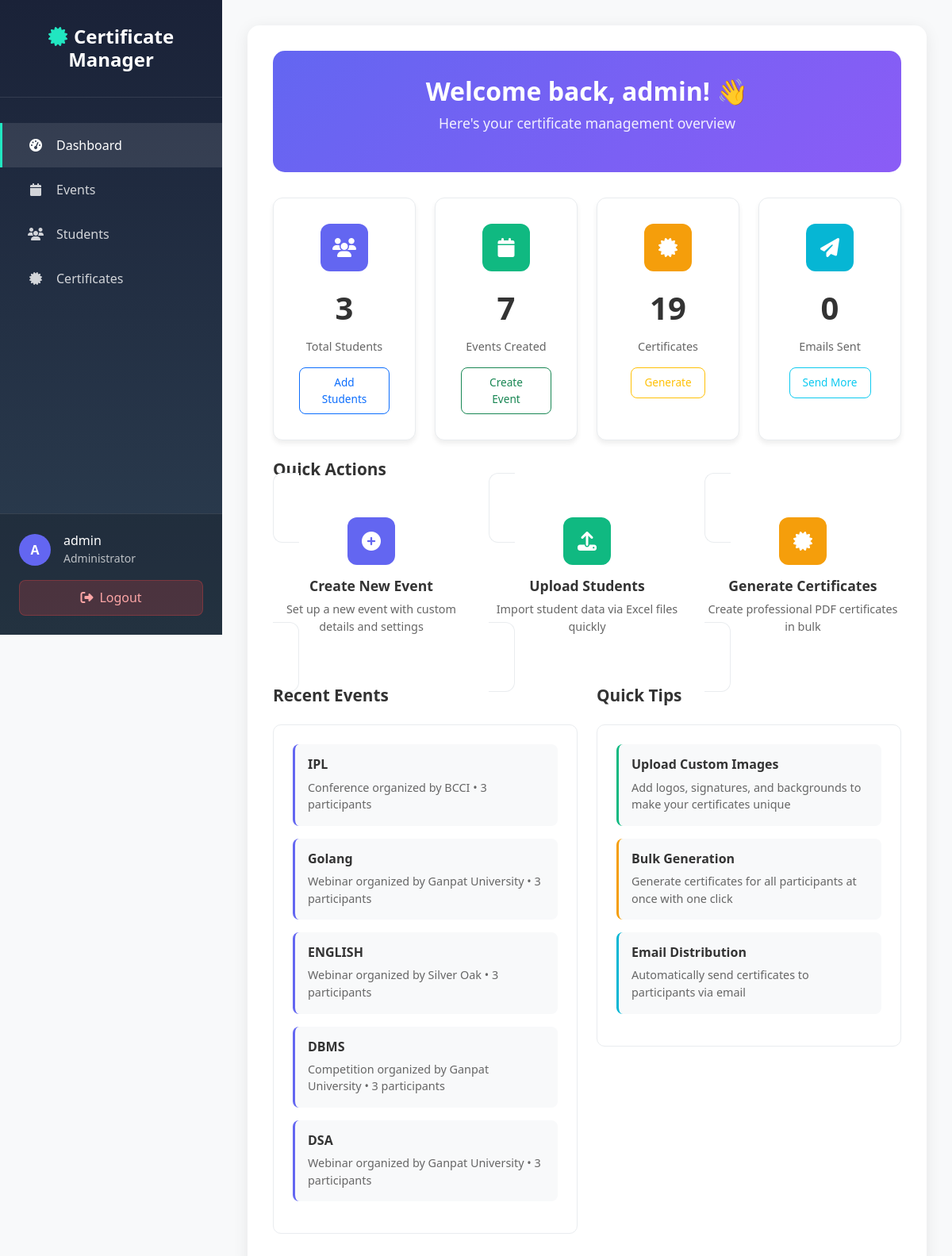
The page /dashboard (signed in) on the database its author committed.
### models.py (models this page shows, shortened)
class User(UserMixin, db.Model):
    id = db.Column(db.Integer, primary_key=True)
    username = db.Column(db.String(80), unique=True, nullable=False)
    email = db.Column(db.String(120), unique=True, nullable=False)
    password = db.Column(db.String(200), nullable=False)
    is_admin = db.Column(db.Boolean, default=False)
    created_at = db.Column(db.DateTime, default=datetime.utcnow)

class Event(db.Model):
    id = db.Column(db.Integer, primary_key=True)
    title = db.Column(db.String(200), nullable=False)
    event_type = db.Column(SQLEnum(EventType), nullable=False, default=EventType.Workshop)
    organizer = db.Column(db.String(100), nullable=False)
    date = db.Column(db.Date, nullable=False)  # Keep for compatibility if needed
    location = db.Column(db.String(200), nullable=False)
    teacher_id = db.Column(db.Integer, db.ForeignKey('user.id'), nullable=False)
    start_date = db.Column(db.Date, nullable=False)
    end_date = db.Column(db.Date, nullable=False)
    year = db.Column(db.Integer, nullable=False)
    description = db.Column(db.Text, nullable=True)
    logo_path = db.Column(db.String(255), nullable=True)
    signature_path = db.Column(db.String(255), nullable=True)
    background_path = db.Column(db.String(255), nullable=True)
    created_by = db.Column(db.Integer, nullable=True)
    created_at = db.Column(db.DateTime, default=datetime.utcnow, nullable=False)
    updated_at = db.Column(db.DateTime, default=datetime.utcnow, onupdate=datetime.utcnow, nullable=False)

### app.py (the view)
@app.route('/dashboard')
@login_required
def dashboard():
    students_count = Student.query.count()
    events_count = Event.query.count()
    certificates_count = Certificate.query.count()
    event_stats = {}
    for event_type in EventType:
        count = Event.query.filter_by(event_type=event_type).count()
        event_stats[event_type.value] = count
    recent_events = Event.query.order_by(Event.created_at.desc()).limit(5).all()
    recent_certificates = Certificate.query.order_by(Certificate.issued_date.desc()).limit(5).all()
    return render_template('dashboard.html',
                         students_count=students_count,
                         events_count=events_count,
                         certificates_count=certificates_count,
                         event_stats=event_stats,
                         recent_events=recent_events,
                         recent_certificates=recent_certificates)

### app.py (called while the page is built, shortened)
@login_manager.user_loader
def load_user(user_id):
    try:
        return User.query.get(int(user_id))
    except:
        return None

@app.before_request
def initialize_database():
    global _initialization_done

@app.context_processor
def inject_current_year():
    return {'current_year': datetime.now().year}

@app.context_processor
def inject_event_types():
    return {'EventType': EventType}

### templates/dashboard.html (shortened to what this page needs)
{% extends "base.html" %}
{% block content %}
<div class="dashboard-header">
    <h1 class="welcome-title">Welcome back, {{ current_user.username }}! 👋</h1>
    <p class="welcome-subtitle">Here's your certificate management overview</p>
</div>
<div class="row g-4 mb-4">
    <div class="col-lg-3 col-md-6">
        <div class="stat-card">
            <div class="stat-icon stat-users">
                <i class="fas fa-users"></i>
            </div>
            <div class="stat-number">{{ students_count or 0 }}</div>
            <div class="stat-label">Total Students</div>
            <a href="{{ url_for('upload_students') }}" class="stat-btn btn btn-outline-primary btn-sm">
                Add Students
            </a>
        </div>
    </div>
    <div class="col-lg-3 col-md-6">
        <div class="stat-card">
            <div class="stat-icon stat-events">
                <i class="fas fa-calendar"></i>
            </div>
            <div class="stat-number">{{ events_count or 0 }}</div>
            <div class="stat-label">Events Created</div>
            <a href="{{ url_for('events') }}" class="stat-btn btn btn-outline-success btn-sm">
                Create Event
            </a>
        </div>
    </div>
    <div class="col-lg-3 col-md-6">
        <div class="stat-card">
            <div class="stat-icon stat-certificates">
                <i class="fas fa-certificate"></i>
            </div>
            <div class="stat-number">{{ certificates_count or 0 }}</div>
            <div class="stat-label">Certificates</div>
            <a href="{{ url_for('bulk_certificates') }}" class="stat-btn btn btn-outline-warning btn-sm">
                Generate
            </a>
        </div>
    </div>
    <div class="col-lg-3 col-md-6">
        <div class="stat-card">
            <div class="stat-icon stat-emails">
                <i class="fas fa-paper-plane"></i>
            </div>
            <div class="stat-number">{{ emails_sent or 0 }}</div>
            <div class="stat-label">Emails Sent</div>
            <a href="#" class="stat-btn btn btn-outline-info btn-sm">
                Send More
            </a>
        </div>
    </div>
</div>
<div class="mb-4">
    <h2 class="section-title">Quick Actions</h2>
    <div class="row g-4">
        <div class="col-lg-4 col-md-6">
            <a href="{{ url_for('events') }}" class="action-card">
                <div class="action-icon action-primary">
                    <i class="fas fa-plus-circle"></i>
                </div>
                <h5 class="action-title">Create New Event</h5>
                <p class="action-description">Set up a new event with custom details and settings</p>
            </a>
        </div>
        <div class="col-lg-4 col-md-6">
            <a href="{{ url_for('upload_students') }}" class="action-card">
                <div class="action-icon action-success">
                    <i class="fas fa-upload"></i>
                </div>
                <h5 class="action-title">Upload Students</h5>
                <p class="action-description">Import student data via Excel files quickly</p>
            </a>
        </div>
        <div class="col-lg-4 col-md-6">
            <a href="{{ url_for('bulk_certificates') }}" class="action-card">
                <div class="action-icon action-warning">
                    <i class="fas fa-certificate"></i>
                </div>
                <h5 class="action-title">Generate Certificates</h5>
                <p class="action-description">Create professional PDF certificates in bulk</p>
            </a>
        </div>
    </div>
</div>
<div class="row">
    <div class="col-lg-6">
        <h2 class="section-title">Recent Events</h2>
        <div class="activity-card">
            {% if recent_events %}
            {% for event in recent_events[:5] %}
            <div class="activity-item">
                <h6 class="activity-title">{{ event.title }}</h6>
                <p class="activity-description">
                    {{ event.event_type.value }} organized by {{ event.organizer }}
                    {% if event.participants %} • {{ event.participants|length }} participants{% endif %}
                </p>
            </div>
            {% endfor %}
            {% endif %}
        </div>
    </div>
    <div class="col-lg-6">
        <h2 class="section-title">Quick Tips</h2>
        <div class="activity-card">
            <div class="activity-item" style="border-left-color: #10b981;">
                <h6 class="activity-title">Upload Custom Images</h6>
                <p class="activity-description">Add logos, signatures, and backgrounds to make your certificates unique</p>
            </div>
            <div class="activity-item" style="border-left-color: #f59e0b;">
                <h6 class="activity-title">Bulk Generation</h6>
                <p class="activity-description">Generate certificates for all participants at once with one click</p>
            </div>
            <div class="activity-item" style="border-left-color: #06b6d4;">
                <h6 class="activity-title">Email Distribution</h6>
                <p class="activity-description">Automatically send certificates to participants via email</p>
            </div>
        </div>
    </div>
</div>
{% endblock %}

### templates/base.html (shortened to what this page needs)
<!DOCTYPE html>
<html lang="en">
<head>
    <link href="https://cdn.jsdelivr.net/npm/bootstrap@5.3.2/dist/css/bootstrap.min.css" rel="stylesheet">
    <link rel="stylesheet" href="https://cdnjs.cloudflare.com/ajax/libs/font-awesome/6.5.1/css/all.min.css">
</head>
<body>
    <div class="sidebar-layout">
        <div class="sidebar">
            <div class="sidebar-brand">
                <h4><i class="fas fa-certificate"></i>Certificate Manager</h4>
            </div>
            <nav class="sidebar-nav">
                <a href="{{ url_for('dashboard') }}" class="sidebar-nav-link {{ 'active' if request.endpoint == 'dashboard' }}">
                    <i class="fas fa-tachometer-alt"></i>
                    <span>Dashboard</span>
                </a>
                <a href="{{ url_for('events') }}" class="sidebar-nav-link {{ 'active' if request.endpoint == 'events' }}">
                    <i class="fas fa-calendar"></i>
                    <span>Events</span>
                </a>
                <a href="{{ url_for('upload_students') }}" class="sidebar-nav-link {{ 'active' if request.endpoint == 'upload_students' }}">
                    <i class="fas fa-users"></i>
                    <span>Students</span>
                </a>
                <a href="{{ url_for('bulk_certificates') }}" class="sidebar-nav-link {{ 'active' if request.endpoint == 'bulk_certificates' }}">
                    <i class="fas fa-certificate"></i>
                    <span>Certificates</span>
                </a>
            </nav>
            <div class="sidebar-user">
                <div class="user-info">
                    <div class="user-avatar">
                        {{ current_user.username[0].upper() if current_user.username else 'U' }}
                    </div>
                    <div>
                        <h6 style="margin:0;color:white;">{{ current_user.username or 'User' }}</h6>
                        <small style="color:rgba(255,255,255,0.7);">Administrator</small>
                    </div>
                </div>
                <a href="{{ url_for('logout') }}" class="logout-btn">
                    <i class="fas fa-sign-out-alt"></i>
                    <span>Logout</span>
                </a>
            </div>
        </div>
        <div class="main-content">
            <div class="content-wrapper">
                {% block content %}{% endblock %}
            </div>
        </div>
    </div>
</body>
</html>

### templates/base.html (style rules this page uses)
body { font-family: system-ui, sans-serif; background: #f8f9fa; margin: 0; }
.sidebar-layout { display: flex; min-height: 100vh; }
.sidebar { width: 280px; background: linear-gradient(180deg, #1a2238 0%, #2c3e50 100%); color: white; position: fixed; top: 0; left: 0; height: 100vh; overflow-y: auto; z-index: 1000; }
.sidebar-brand { padding: 2rem; text-align: center; border-bottom: 1px solid rgba(255,255,255,0.1); }
.sidebar-brand h4 { color: white; font-weight: 700; margin: 0; }
.sidebar-brand i { color: #21e6c1; margin-right: 0.5rem; }
.sidebar-nav { padding: 2rem 0; }
.sidebar-nav-link { display: flex; align-items: center; padding: 1rem 2rem; color: rgba(255,255,255,0.8); text-decoration: none; transition: all 0.3s; border-left: 3px solid transparent; }
.sidebar-nav-link:hover, .sidebar-nav-link.active { background: rgba(255,255,255,0.1); color: white; border-left-color: #21e6c1; text-decoration: none; }
.sidebar-nav-link i { width: 20px; margin-right: 1rem; text-align: center; }
.sidebar-user { position: absolute; bottom: 0; left: 0; right: 0; padding: 1.5rem; border-top: 1px solid rgba(255,255,255,0.1); background: rgba(0,0,0,0.2); }
.user-info { display: flex; align-items: center; margin-bottom: 1rem; }
.user-avatar { width: 40px; height: 40px; background: #6366f1; border-radius: 50%; display: flex; align-items: center; justify-content: center; margin-right: 1rem; color: white; font-weight: 700; }
.logout-btn { background: rgba(239,68,68,0.2); border: 1px solid rgba(239,68,68,0.3); color: #fca5a5; padding: 0.6rem 1rem; border-radius: 8px; text-decoration: none; display: flex; align-items: center; justify-content: center; gap: 0.5rem; width: 100%; transition: all 0.3s; }
.main-content { margin-left: 280px; padding: 2rem; min-height: 100vh; flex: 1; }
.content-wrapper { background: white; border-radius: 15px; box-shadow: 0 4px 20px rgba(0,0,0,0.08); padding: 2rem; min-height: calc(100vh - 4rem); }

### templates/dashboard.html (style rules this page uses)
.dashboard-header { background: linear-gradient(135deg, #6366f1 0%, #8b5cf6 100%); color: white; padding: 2rem; border-radius: 15px; margin-bottom: 2rem; text-align: center; }
.welcome-title { font-size: 2rem; font-weight: 600; margin-bottom: 0.5rem; }
.welcome-subtitle { font-size: 1.1rem; opacity: 0.9; }
.stat-card { background: white; border-radius: 12px; padding: 2rem; text-align: center; box-shadow: 0 4px 6px rgba(0,0,0,0.07); border: 1px solid #e9ecef; transition: all 0.2s ease; height: 100%; }
.stat-icon { width: 60px; height: 60px; border-radius: 12px; display: flex; align-items: center; justify-content: center; margin: 0 auto 1rem; color: white; font-size: 1.5rem; }
.stat-number { font-size: 2.5rem; font-weight: bold; margin-bottom: 0.5rem; color: #333; }
.stat-label { color: #666; font-size: 0.9rem; margin-bottom: 1rem; }
.stat-btn { padding: 0.5rem 1rem; border-radius: 8px; font-size: 0.85rem; text-decoration: none; transition: all 0.2s ease; }
.section-title { font-size: 1.3rem; font-weight: 600; margin-bottom: 1.5rem; color: #333; }
.action-card { background: white; border-radius: 12px; padding: 2rem; text-align: center; border: 1px solid #e9ecef; text-decoration: none; color: inherit; transition: all 0.2s ease; height: 100%; }
.action-icon { width: 60px; height: 60px; border-radius: 12px; display: flex; align-items: center; justify-content: center; margin: 0 auto 1rem; color: white; font-size: 1.5rem; }
.action-title { font-size: 1.1rem; font-weight: 600; color: #333; margin-bottom: 0.5rem; }
.action-description { color: #666; font-size: 0.9rem; }
.activity-card { background: white; border-radius: 10px; padding: 1.5rem; border: 1px solid #e9ecef; margin-bottom: 1rem; }
.activity-item { padding: 1rem; border-left: 3px solid #6366f1; background: #f8f9fa; border-radius: 8px; margin-bottom: 1rem; }
.activity-title { font-weight: 600; color: #333; margin-bottom: 0.5rem; }
.activity-description { color: #666; font-size: 0.9rem; margin: 0; }
.stat-users { background: #6366f1; }
.stat-events { background: #10b981; }
.stat-certificates { background: #f59e0b; }
.stat-emails { background: #06b6d4; }
.action-primary { background: #6366f1; }
.action-success { background: #10b981; }
.action-warning { background: #f59e0b; }

### rows shown on the page
User: username "A", username "admin"
Event: title "IPL", event_type.value "Conference", organizer "BCCI", participants|length "3"
Event: title "Golang", event_type.value "Webinar", organizer "Ganpat University", participants|length "3"
Event: title "ENGLISH", event_type.value "Webinar", organizer "Silver Oak", participants|length "3"
Event: title "DBMS", event_type.value "Competition", organizer "Ganpat University", participants|length "3"
Event: title "DSA", event_type.value "Webinar", organizer "Ganpat University", participants|length "3"

### other values the page prints
{{ students_count or 0 }} "3"
{{ events_count or 0 }} "7"
{{ certificates_count or 0 }} "19"
{{ emails_sent or 0 }} "0"
